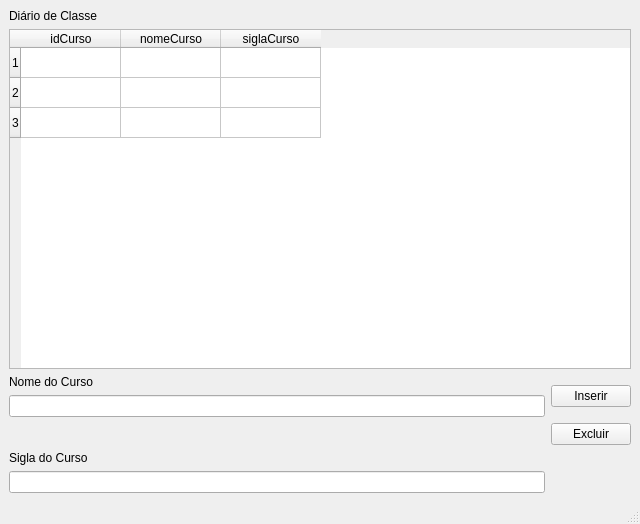
<?xml version="1.0" encoding="UTF-8"?>
<ui version="4.0">
 <class>MainWindow</class>
 <widget class="QMainWindow" name="MainWindow">
  <property name="geometry">
   <rect>
    <x>0</x>
    <y>0</y>
    <width>640</width>
    <height>524</height>
   </rect>
  </property>
  <property name="windowTitle">
   <string>MainWindow</string>
  </property>
  <widget class="QWidget" name="centralwidget">
   <layout class="QGridLayout" name="gridLayout">
    <item row="0" column="0">
     <widget class="QLabel" name="labelDiariodeClasse">
      <property name="text">
       <string>Diário de Classe</string>
      </property>
     </widget>
    </item>
    <item row="1" column="0" colspan="2">
     <widget class="QTableWidget" name="tableCurso">
      <property name="rowCount">
       <number>3</number>
      </property>
      <row/>
      <row/>
      <row/>
      <column>
       <property name="text">
        <string>idCurso</string>
       </property>
      </column>
      <column>
       <property name="text">
        <string>nomeCurso</string>
       </property>
      </column>
      <column>
       <property name="text">
        <string>siglaCurso</string>
       </property>
      </column>
     </widget>
    </item>
    <item row="2" column="0">
     <layout class="QVBoxLayout" name="nomeCurso">
      <item>
       <widget class="QLabel" name="labelNomeCurso">
        <property name="text">
         <string>Nome do Curso</string>
        </property>
       </widget>
      </item>
      <item>
       <widget class="QLineEdit" name="linenomeCurso"/>
      </item>
     </layout>
    </item>
    <item row="2" column="1">
     <widget class="QPushButton" name="btnInserir">
      <property name="text">
       <string>Inserir</string>
      </property>
     </widget>
    </item>
    <item row="3" column="1">
     <widget class="QPushButton" name="btnExcluir">
      <property name="text">
       <string>Excluir</string>
      </property>
     </widget>
    </item>
    <item row="4" column="0">
     <layout class="QVBoxLayout" name="siglaCurso">
      <item>
       <widget class="QLabel" name="labelsiglaCurso">
        <property name="text">
         <string>Sigla do Curso</string>
        </property>
       </widget>
      </item>
      <item>
       <widget class="QLineEdit" name="lineSiglaCurso"/>
      </item>
     </layout>
    </item>
   </layout>
   <zorder>tableCurso</zorder>
   <zorder>labelDiariodeClasse</zorder>
   <zorder>btnInserir</zorder>
   <zorder>btnExcluir</zorder>
   <zorder>splitter</zorder>
  </widget>
  <widget class="QStatusBar" name="statusbar"/>
 </widget>
 <resources/>
 <connections/>
</ui>
